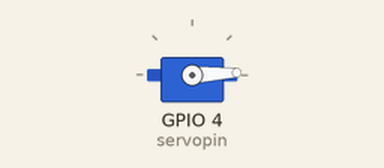
The program below on a simulated ESP32 board running MicroPython. Shown: servo.

Above: at 0.05 s.
At 0.45 s:
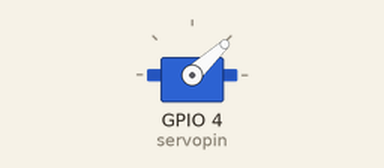
At 0.9 s:
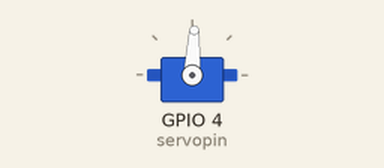
At 1.8 s:
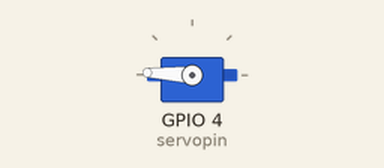
Timing chart, 0 to 4.1 s (numbered marks = the images above):
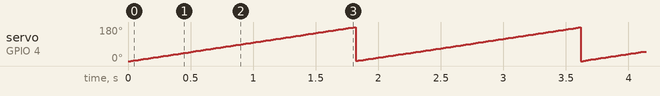

The program:

servotest.py
```python
# include the servo library
from servo import Servo
# include the time libarry
import time
# include the pin library
from machine import Pin
#initialise the pin to be an output-
#Servo is an output device
servopin=Pin(4, Pin.OUT)
# initialise the servo for use
pupilservo=Servo(servopin)

#write the angle to the servo
while (1):
    for i in range (0,180):
        pupilservo.write_angle(i)
        time.sleep(0.01)
```

Measured:
- by itself, servo on GPIO 4 (servopin): ramps from 0° to 179° and jumps back, once every 1.8 s
